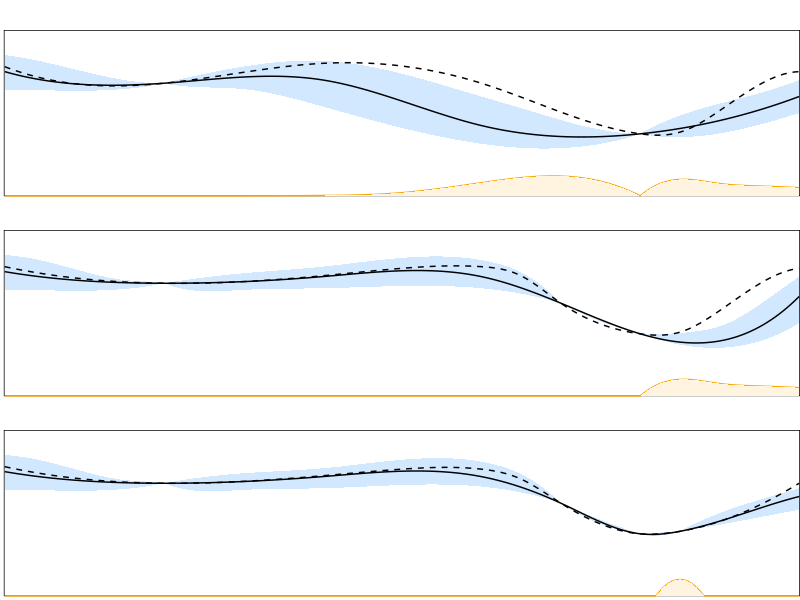

Generate this figure with R:
library(ggplot2)
library(cowplot)


## plot1
df <- data.frame(xx=seq(0, 10, 0.05))

# observation and objective function
y.true <- c(7.5, 6.8, 7.0, 4.25, 3.75, 6.0)
y.predict <- c(7.8, 6.8, 8.0, 6.8, 3.75, 3.85, 5.15, 7.5)

df$y.true <- splinefun(x=seq(0, 10, 2), y.true)(df$xx)
df$y.predict <- splinefun(x=c(seq(0, 8, 2), 8.5, 9, 10), y.predict)(df$xx)

# confidence interval
# lower bound
x.lci.1 <- seq(0, 2, 0.05)
y.lci.1 <- splinefun(x=c(0, 1, 1.5, 2),
                     y=c(6.4, 6.35, 6.45, 6.8))(x.lci.1)

x.lci.2 <- seq(2, 8, 0.05)
y.lci.2 <- splinefun(x=c(2, 2.2, 3, 4, 6, 8),
                     y=c(6.8, 6.65, 6.45, 5.4, 3.15, 3.75))(x.lci.2)

x.lci.3 <- seq(8, 10, 0.05)
y.lci.3 <- splinefun(x=c(8, 8.5, 9.5, 10),
                     y=c(3.75, 3.55, 4.3, 5.0))(x.lci.3)

temp.df <- data.frame(x.lci=c(x.lci.1, x.lci.2, x.lci.3), 
                      y.lci=c(y.lci.1, y.lci.2, y.lci.3))
temp.df <- temp.df[!duplicated(temp.df$x.lci), ]

df$y.lci <- NULL
df$y.lci[which(abs(df$xx-temp.df$x.lci)<0.01)] <- temp.df$y.lci

# upper bound
x.uci.1 <- seq(0, 2, 0.05)
y.uci.1 <- splinefun(x=c(0, 1, 1.5, 2),
                     y=c(8.5, 7.5, 7.0, 6.8))(x.uci.1)

x.uci.2 <- seq(2, 8, 0.05)
y.uci.2 <- splinefun(x=c(2, 3, 4, 6, 6.5, 7.5, 8),
                     y=c(6.8, 7.8, 8.15, 6.0, 5.3, 4.0, 3.75))(x.uci.2)

x.uci.3 <- seq(8, 10, 0.05)
y.uci.3 <- splinefun(x=c(8, 8.5, 9.5, 10),
                     y=c(3.75, 4.85, 6.2, 7.0))(x.uci.3)

temp.df <- data.frame(x.uci=c(x.uci.1, x.uci.2, x.uci.3), 
                      y.uci=c(y.uci.1, y.uci.2, y.uci.3))
temp.df <- temp.df[!duplicated(temp.df$x.uci), ]

df$y.uci <- NULL
df$y.uci[which(abs(df$xx-temp.df$x.uci)<0.01)] <- temp.df$y.uci

# other curves
x.o.1 <- seq(0, 8, 0.05)
y.o.1 <- splinefun(x=seq(0, 8, 1),
                     y=c(0, 0, 0, 0.01, 0.03, 0.2, 0.8, 1.2, 0))(x.o.1)

x.o.2 <- seq(8, 10, 0.05)
y.o.2 <- splinefun(x=c(8, 8.5, 9, 9.5, 10),
                   y=c(0, 1, 0.75, 0.6, 0.5))(x.o.2)

temp.df <- data.frame(x.o=c(x.o.1, x.o.2), 
                      y.o=c(y.o.1, y.o.2))
temp.df <- temp.df[!duplicated(temp.df$x.o), ]

df$y.o <- NULL
df$y.o[which(abs(df$xx-temp.df$x.o)<0.01)] <- temp.df$y.o
df$y.o[which(df$y.o<0.01)] <- 0.01



p1 <- ggplot(df, aes(x = xx)) + 
  theme(
    panel.background = element_rect(fill = "white", color = "black"),  # 设置透明背景和图形边框
    panel.grid.major = element_blank(),  # 不显示网格线
    panel.grid.minor = element_blank(),  # 不显示网格线
    axis.title = element_blank(),  # 不显示坐标轴标签
    axis.text = element_blank(),  # 不显示坐标轴刻度
    axis.ticks = element_blank(), # 不显示坐标轴刻度线
    plot.margin = margin(t = 0.3, r = 0, b = 0, l = 0, unit = "inch")
  ) +
  scale_x_continuous(expand = c(0.001, 0.001), limits = c(0, 10)) +  
  scale_y_continuous(expand = c(0.001, 0.001), limits = c(0, 10)) + 
  geom_ribbon(aes(ymin = y.lci, ymax = y.uci), fill = "#d1e8ff") +
  geom_line(aes(y = y.true), color = "black") + 
  geom_line(aes(y = y.predict), color = "black", linetype = "dashed") + 
  # geom_line(aes(y = y.lci), color = "blue") + 
  # geom_line(aes(y = y.uci), color = "blue") + 
  geom_line(aes(y = y.o), color = "orange") +
  geom_ribbon(aes(ymin = 0, ymax = y.o), fill = "#fff4e0")



## plot2
df <- data.frame(xx=seq(0, 10, 0.05))

# observation and objective function
y.true <- c(7.5, 6.8, 7.2, 7.2, 3.75, 6.0, 5.6)
y.predict <- c(7.8, 6.8, 7.25, 7.7, 7.8, 7.25, 5.6, 3.75, 3.85, 5.15, 7.7)

df$y.true <- splinefun(x=c(seq(0, 10, 2), 7), y.true)(df$xx)
df$y.predict <- splinefun(x=c(seq(0, 4, 2), 5, 6, 6.5, 7, 8, 8.5, 9, 10), y.predict)(df$xx)

# confidence interval
# lower bound
x.lci.1 <- seq(0, 2, 0.05)
y.lci.1 <- splinefun(x=c(0, 1, 1.5, 2),
                     y=c(6.4, 6.35, 6.45, 6.8))(x.lci.1)

x.lci.2 <- seq(2, 7, 0.05)
y.lci.2 <- splinefun(x=c(2, 2.2, 3, 4, 6, 7),
                     y=c(6.8, 6.5, 6.4, 6.5, 6.5, 5.6))(x.lci.2)

x.lci.3 <- seq(7, 8, 0.05)
y.lci.3 <- splinefun(x=c(7, 7.5, 8),
                     y=c(5.6, 4.5, 3.75))(x.lci.3)

x.lci.4 <- seq(8, 10, 0.05)
y.lci.4 <- splinefun(x=c(8, 8.5, 9.5, 10),
                     y=c(3.75, 3.1, 3.3, 4.4))(x.lci.4)

temp.df <- data.frame(x.lci=c(x.lci.1, x.lci.2, x.lci.3, x.lci.4), 
                      y.lci=c(y.lci.1, y.lci.2, y.lci.3, y.lci.4))
temp.df <- temp.df[!duplicated(temp.df$x.lci), ]

df$y.lci <- NULL
df$y.lci[which(abs(df$xx-temp.df$x.lci)<0.01)] <- temp.df$y.lci

# upper bound
x.uci.1 <- seq(0, 2, 0.05)
y.uci.1 <- splinefun(x=c(0, 1, 1.5, 1.8, 2),
                     y=c(8.5, 7.5, 7.0, 6.9, 6.8))(x.uci.1)

x.uci.2 <- seq(2, 7, 0.05)
y.uci.2 <- splinefun(x=c(2, 3, 4, 6, 6.5, 7),
                     y=c(6.8, 7.4, 7.8, 8.2, 7.45, 5.6))(x.uci.2)

x.uci.3 <- seq(7, 8, 0.05)
y.uci.3 <- splinefun(x=c(7, 7.5, 8),
                     y=c(5.6, 4.6, 3.75))(x.uci.3)

x.uci.4 <- seq(8, 10, 0.05)
y.uci.4 <- splinefun(x=c(8, 8.5, 8.7, 9, 9.5, 10),
                     y=c(3.75, 3.8, 3.9, 4.2, 5.5, 7.2))(x.uci.4)

temp.df <- data.frame(x.uci=c(x.uci.1, x.uci.2, x.uci.3, x.uci.4), 
                      y.uci=c(y.uci.1, y.uci.2, y.uci.3, y.uci.4))
temp.df <- temp.df[!duplicated(temp.df$x.uci), ]

df$y.uci <- NULL
df$y.uci[which(abs(df$xx-temp.df$x.uci)<0.01)] <- temp.df$y.uci

# other curves
x.o.1 <- seq(0, 8, 0.05)
y.o.1 <- splinefun(x=seq(0, 8, 1),
                   y=c(0, 0, 0, 0, 0, 0, 0, 0, 0))(x.o.1)

x.o.2 <- seq(8, 10, 0.05)
y.o.2 <- splinefun(x=c(8, 8.5, 9, 9.5, 10),
                   y=c(0, 1, 0.75, 0.6, 0.5))(x.o.2)

temp.df <- data.frame(x.o=c(x.o.1, x.o.2), 
                      y.o=c(y.o.1, y.o.2))
temp.df <- temp.df[!duplicated(temp.df$x.o), ]

df$y.o <- NULL
df$y.o[which(abs(df$xx-temp.df$x.o)<0.01)] <- temp.df$y.o
df$y.o[which(df$y.o<0.01)] <- 0.01



p2 <- ggplot(df, aes(x = xx)) + 
  theme(
    panel.background = element_rect(fill = "white", color = "black"),  # 设置透明背景和图形边框
    panel.grid.major = element_blank(),  # 不显示网格线
    panel.grid.minor = element_blank(),  # 不显示网格线
    axis.title = element_blank(),  # 不显示坐标轴标签
    axis.text = element_blank(),  # 不显示坐标轴刻度
    axis.ticks = element_blank(), # 不显示坐标轴刻度线
    plot.margin = margin(t = 0.3, r = 0, b = 0, l = 0, unit = "inch")
  ) +
  scale_x_continuous(expand = c(0.001, 0.001), limits = c(0, 10)) +  
  scale_y_continuous(expand = c(0.001, 0.001), limits = c(0, 10)) + 
  geom_ribbon(aes(ymin = y.lci, ymax = y.uci), fill = "#d1e8ff") +
  geom_line(aes(y = y.true), color = "black") + 
  geom_line(aes(y = y.predict), color = "black", linetype = "dashed") + 
  # geom_line(aes(y = y.lci), color = "blue") +
  # geom_line(aes(y = y.uci), color = "blue") +
  # geom_ribbon(aes(ymin = y.lci, ymax = y.uci), fill = "#1E90FF", alpha = 0.2) +
  geom_line(aes(y = y.o), color = "orange") +
  geom_ribbon(aes(ymin = 0, ymax = y.o), fill = "#fff4e0")




## plot3
df <- data.frame(xx=seq(0, 10, 0.05))

# observation and objective function
y.true <- c(7.5, 6.8, 7.2, 7.2, 3.75, 6.0, 5.6, 3.9)
y.predict <- c(7.8, 6.8, 7.25, 7.65, 7.65, 7.05, 5.6, 3.75, 3.9, 4.5, 6.8)

df$y.true <- splinefun(x=c(seq(0, 10, 2), 7, 8.5), y.true)(df$xx)
df$y.predict <- splinefun(x=c(seq(0, 4, 2), 5, 6, 6.5, 7, 8, 8.5, 9, 10), y.predict)(df$xx)

# confidence interval
# lower bound
x.lci.1 <- seq(0, 2, 0.05)
y.lci.1 <- splinefun(x=c(0, 1, 1.5, 2),
                     y=c(6.4, 6.35, 6.45, 6.8))(x.lci.1)

x.lci.2 <- seq(2, 7, 0.05)
y.lci.2 <- splinefun(x=c(2, 2.2, 3, 4, 6, 7),
                     y=c(6.8, 6.5, 6.4, 6.5, 6.6, 5.6))(x.lci.2)

x.lci.3 <- seq(7, 8, 0.05)
y.lci.3 <- splinefun(x=c(7, 7.5, 8),
                     y=c(5.6, 4.35, 3.75))(x.lci.3)

x.lci.4 <- seq(8, 8.5, 0.05)
y.lci.4 <- splinefun(x=c(8, 8.25, 8.5),
                     y=c(3.75, 3.65, 3.9))(x.lci.4)

x.lci.5 <- seq(8.5, 10, 0.05)
y.lci.5 <- splinefun(x=c(8.5, 9, 9.5, 10),
                     y=c(3.9, 4.3, 4.75, 5.2))(x.lci.5)

temp.df <- data.frame(x.lci=c(x.lci.1, x.lci.2, x.lci.3, x.lci.4, x.lci.5), 
                      y.lci=c(y.lci.1, y.lci.2, y.lci.3, y.lci.4, y.lci.5))
temp.df <- temp.df[!duplicated(temp.df$x.lci), ]

df$y.lci <- NULL
df$y.lci[which(abs(df$xx-temp.df$x.lci)<0.01)] <- temp.df$y.lci

# upper bound
x.uci.1 <- seq(0, 2, 0.05)
y.uci.1 <- splinefun(x=c(0, 1, 1.5, 1.8, 2),
                     y=c(8.5, 7.5, 7.0, 6.9, 6.8))(x.uci.1)

x.uci.2 <- seq(2, 7, 0.05)
y.uci.2 <- splinefun(x=c(2, 3, 4, 6, 6.5, 7),
                     y=c(6.8, 7.4, 7.7, 8.1, 7.35, 5.6))(x.uci.2)

x.uci.3 <- seq(7, 8, 0.05)
y.uci.3 <- splinefun(x=c(7, 7.5, 8),
                     y=c(5.6, 4.6, 3.75))(x.uci.3)

x.uci.4 <- seq(8, 8.5, 0.05)
y.uci.4 <- splinefun(x=c(8, 8.25, 8.5),
                     y=c(3.75, 3.825, 3.9))(x.uci.4)

x.uci.5 <- seq(8.5, 10, 0.05)
y.uci.5 <- splinefun(x=c(8.5, 9, 9.5, 10),
                     y=c(3.9, 5.0, 5.8, 6.5))(x.uci.5)

temp.df <- data.frame(x.uci=c(x.uci.1, x.uci.2, x.uci.3, x.uci.4, x.uci.5), 
                      y.uci=c(y.uci.1, y.uci.2, y.uci.3, y.uci.4, y.uci.5))
temp.df <- temp.df[!duplicated(temp.df$x.uci), ]

df$y.uci <- NULL
df$y.uci[which(abs(df$xx-temp.df$x.uci)<0.01)] <- temp.df$y.uci

# other curves
x.o.1 <- seq(0, 8.2, 0.05)
y.o.1 <- splinefun(x=seq(0, 8, 1),
                   y=c(0, 0, 0, 0, 0, 0, 0, 0, 0))(x.o.1)

x.o.2 <- seq(8.2, 8.8, 0.05)
y.o.2 <- splinefun(x=c(8.2, 8.5, 8.8),
                   y=c(0, 1, 0))(x.o.2)

x.o.3 <- seq(8.8, 10, 0.05)
y.o.3 <- splinefun(x=c(8.8, 9, 9.5, 10),
                   y=c(0, 0, 0, 0))(x.o.3)

temp.df <- data.frame(x.o=c(x.o.1, x.o.2, x.o.3), 
                      y.o=c(y.o.1, y.o.2, y.o.3))
# temp.df <- temp.df[!duplicated(temp.df$x.o), ]
diff_x <- diff(temp.df$x.o)
remove_rows <- which(diff_x < 0.01)
temp.df <- temp.df[-(remove_rows + 1), ]


df$y.o <- NULL
df$y.o[which(abs(df$xx-temp.df$x.o)<0.01)] <- temp.df$y.o
df$y.o[which(df$y.o<0.01)] <- 0.01



p3 <- ggplot(df, aes(x = xx)) + 
  theme(
    panel.background = element_rect(fill = "white", color = "black"),  # 设置透明背景和图形边框
    panel.grid.major = element_blank(),  # 不显示网格线
    panel.grid.minor = element_blank(),  # 不显示网格线
    axis.title = element_blank(),  # 不显示坐标轴标签
    axis.text = element_blank(),  # 不显示坐标轴刻度
    axis.ticks = element_blank(), # 不显示坐标轴刻度线
    plot.margin = margin(t = 0.3, r = 0, b = 0, l = 0, unit = "inch")
  ) +
  scale_x_continuous(expand = c(0.001, 0.001), limits = c(0, 10)) +  
  scale_y_continuous(expand = c(0.001, 0.001), limits = c(0, 10)) + 
  geom_ribbon(aes(ymin = y.lci, ymax = y.uci), fill = "#d1e8ff") +
  geom_line(aes(y = y.true), color = "black") + 
  geom_line(aes(y = y.predict), color = "black", linetype = "dashed") + 
  # geom_line(aes(y = y.lci), color = "blue") +
  # geom_line(aes(y = y.uci), color = "blue") +
  # geom_ribbon(aes(ymin = y.lci, ymax = y.uci), fill = "#1E90FF", alpha = 0.2) +
  geom_line(aes(y = y.o), color = "orange") +
  geom_ribbon(aes(ymin = 0, ymax = y.o), fill = "#fff4e0")













plot_combined <- plot_grid(p1, p2, p3, ncol = 1)
ggsave("C:/Users/LY/Desktop/figure2.svg", plot_combined, device = "svg", width = 5, height = 6, units = "in")

